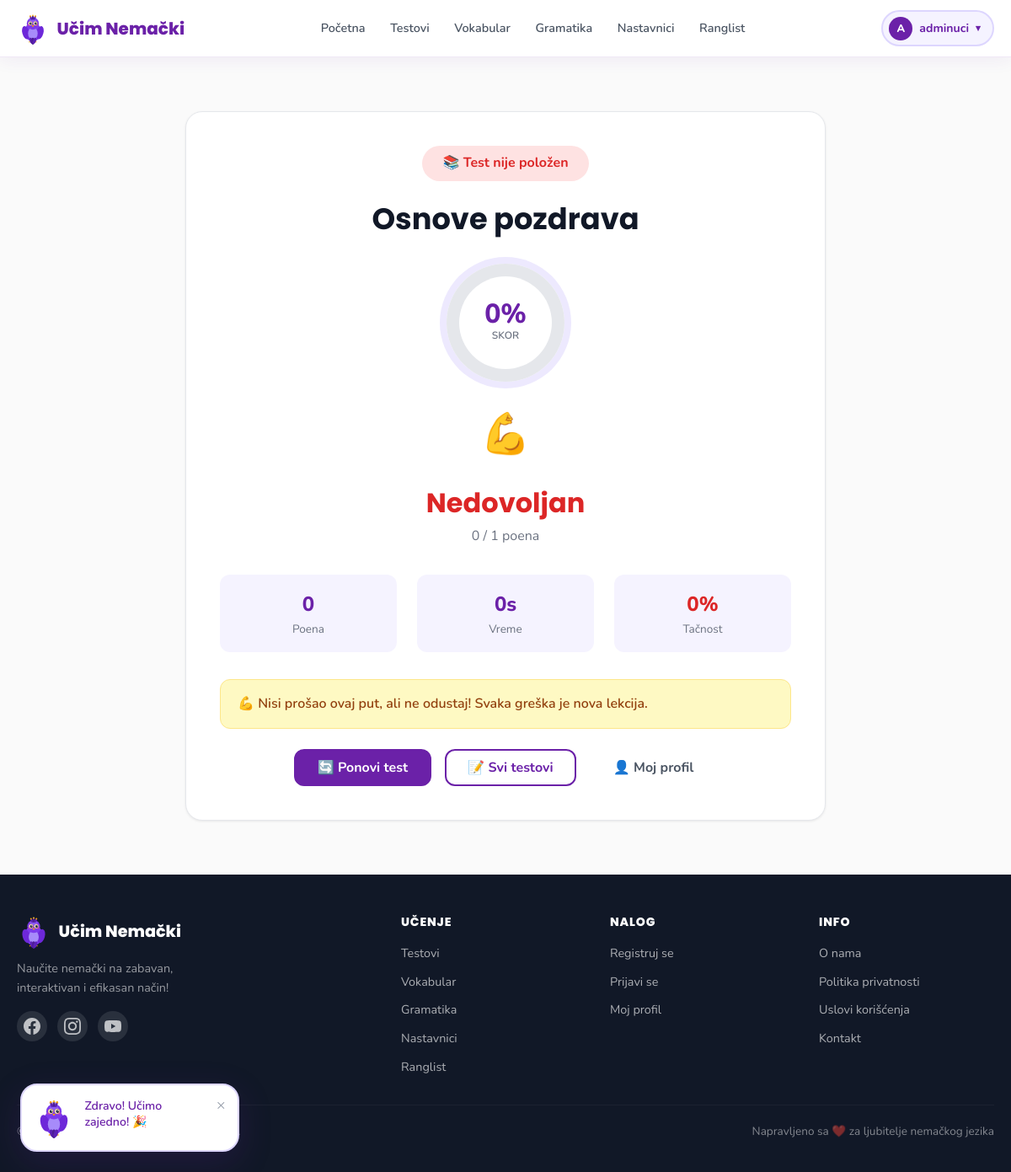
Screenshot of /pages/test-result.php?test_id=1 (signed in) with the database file from the repository.
### tables this page shows
CREATE TABLE IF NOT EXISTS users (
    id            INT UNSIGNED AUTO_INCREMENT PRIMARY KEY,
    username      VARCHAR(60)  NOT NULL UNIQUE,
    email         VARCHAR(120) NOT NULL UNIQUE,
    password_hash VARCHAR(255) NOT NULL DEFAULT '',
    role          ENUM('admin','user') NOT NULL DEFAULT 'user',
    google_id     VARCHAR(100) DEFAULT NULL,
    avatar_url    VARCHAR(500) DEFAULT NULL,
    streak        SMALLINT UNSIGNED NOT NULL DEFAULT 0,
    total_points  INT UNSIGNED NOT NULL DEFAULT 0,
    last_login    DATETIME     DEFAULT NULL,
    created_at    DATETIME     NOT NULL DEFAULT CURRENT_TIMESTAMP
);

CREATE TABLE IF NOT EXISTS tests (
    id            SMALLINT UNSIGNED AUTO_INCREMENT PRIMARY KEY,
    subcategory_id SMALLINT UNSIGNED NOT NULL,
    title         VARCHAR(200) NOT NULL,
    description   TEXT         DEFAULT NULL,
    difficulty    ENUM('beginner','intermediate','advanced') NOT NULL DEFAULT 'beginner',
    time_limit    SMALLINT UNSIGNED NOT NULL DEFAULT 300 COMMENT 'seconds',
    passing_score TINYINT UNSIGNED NOT NULL DEFAULT 60  COMMENT 'percentage',
    created_at    DATETIME NOT NULL DEFAULT CURRENT_TIMESTAMP,
    FOREIGN KEY (subcategory_id) REFERENCES subcategories(id) ON DELETE CASCADE
);

### includes/functions.php (called while the page is built, shortened)
<?php
function sanitize(string $input): string {
    return htmlspecialchars(trim($input), ENT_QUOTES | ENT_SUBSTITUTE, 'UTF-8');
}
function isLoggedIn(): bool {
    return !empty($_SESSION['user_id']);
}
function getCurrentUser(): ?array {
    $db   = getDB();
    $id   = (int)$_SESSION['user_id'];
    $stmt = $db->prepare('SELECT id, username, email, role, avatar_url, streak, total_points FROM users WHERE id = ?');
    $stmt->bind_param('i', $id);
    $stmt->execute();
    $row = $stmt->get_result()->fetch_assoc();
    return $row ?: null;
}
function formatTime(int $seconds): string {
    if ($seconds < 60) return $seconds . 's';
    $m = (int)floor($seconds / 60);
    $s = $seconds % 60;
    return $s > 0 ? "{$m}m {$s}s" : "{$m}m";
}
function getGrade(int $pct): array {
    return match (true) {
        $pct >= 95 => ['label' => 'Odličan',   'color' => '#16A34A', 'emoji' => '🏆'],
        $pct >= 80 => ['label' => 'Vrlo dobar', 'color' => '#2563EB', 'emoji' => '⭐'],
        $pct >= 65 => ['label' => 'Dobar',      'color' => '#CA8A04', 'emoji' => '👍'],
        $pct >= 50 => ['label' => 'Dovoljan',   'color' => '#EA580C', 'emoji' => '📚'],
        default    => ['label' => 'Nedovoljan', 'color' => '#DC2626', 'emoji' => '💪'],
    };
}

### pages/test-result.php (the view, shortened to what this page needs)
<?php
require_once __DIR__ . '/../includes/functions.php';
$testId   = isset($_GET['test_id'])  ? (int)$_GET['test_id']  : 0;
$score    = isset($_GET['score'])    ? (int)$_GET['score']     : 0;
$maxScore = isset($_GET['max'])      ? max(1, (int)$_GET['max']) : 1;
$timeSpent= isset($_GET['time'])     ? (int)$_GET['time']      : 0;
$timeout  = !empty($_GET['timeout']);
$db   = getDB();
$test = null;
if ($testId) {
    $stmt = $db->prepare('SELECT t.*, s.name AS sub_name, c.name AS cat_name FROM tests t JOIN subcategories s ON t.subcategory_id=s.id JOIN categories c ON s.category_id=c.id WHERE t.id=?');
    $stmt->bind_param('i', $testId);
    $stmt->execute();
    $test = $stmt->get_result()->fetch_assoc();
}
$pct   = $maxScore > 0 ? min(100, (int)round($score / $maxScore * 100)) : 0;
$grade = getGrade($pct);
$passed= $test ? $pct >= (int)$test['passing_score'] : $pct >= 60;
require_once __DIR__ . '/../includes/header.php';
?>
<section class="section">
    <div class="container-sm">
        <div class="card animate-zoom-in" style="overflow:visible">
            <div class="card-body text-center" style="padding:2.5rem">
                <div class="mb-3">
                    <?php if ($timeout): ?>
                    <span class="badge badge-intermediate" style="font-size:1rem;padding:.5rem 1.5rem">⏰ Vreme je isteklo!</span>
                    <?php elseif ($passed): ?>
                    <span class="badge badge-beginner" style="font-size:1rem;padding:.5rem 1.5rem">🎉 Test položen!</span>
                    <?php else: ?>
                    <span class="badge badge-advanced" style="font-size:1rem;padding:.5rem 1.5rem">📚 Test nije položen</span>
                    <?php endif; ?>
                </div>
                <?php if ($test): ?>
                <h2 style="margin-bottom:2rem"><?= sanitize($test['title']) ?></h2>
                <?php endif; ?>
                <div class="score-circle reveal" style="--pct:<?= $pct ?>">
                    <div class="score-inner">
                        <div class="score-num"><?= $pct ?>%</div>
                        <div class="score-label">SKOR</div>
                    </div>
                </div>
                <div style="font-size:3rem;margin:1.5rem 0"><?= $grade['emoji'] ?></div>
                <h3 style="color:<?= $grade['color'] ?>;font-size:2rem;margin-bottom:.5rem"><?= $grade['label'] ?></h3>
                <p class="text-muted" style="font-size:1rem"><?= $score ?> / <?= $maxScore ?> poena</p>
                <div class="grid grid-3 mt-4 mb-4" style="text-align:center">
                    <div style="background:var(--purple-50);border-radius:12px;padding:1rem">
                        <div style="font-size:1.5rem;font-weight:800;color:var(--purple-800)"><?= $score ?></div>
                        <div class="text-muted" style="font-size:.85rem">Poena</div>
                    </div>
                    <div style="background:var(--purple-50);border-radius:12px;padding:1rem">
                        <div style="font-size:1.5rem;font-weight:800;color:var(--purple-800)"><?= formatTime($timeSpent) ?></div>
                        <div class="text-muted" style="font-size:.85rem">Vreme</div>
                    </div>
                    <div style="background:var(--purple-50);border-radius:12px;padding:1rem">
                        <div style="font-size:1.5rem;font-weight:800;color:<?= $grade['color'] ?>"><?= $pct ?>%</div>
                        <div class="text-muted" style="font-size:.85rem">Tačnost</div>
                    </div>
                </div>
                <div class="alert <?= $passed ? 'alert-success' : 'alert-warning' ?>" style="text-align:left;margin-bottom:1.5rem">
                    <?php
                    if ($pct >= 95) echo '🏆 Savršen rezultat! Fenomenalno! Pravi si majstor nemačkog!';
                    elseif ($pct >= 80) echo '⭐ Odličan rezultat! Bravo, nastavi ovim tempom!';
                    elseif ($pct >= 65) echo '👍 Dobar rezultat! Još malo vežbe i biće savršeno!';
                    elseif ($pct >= 50) echo '📚 Prošao si! Ponovi gradivo i probaj ponovo za još bolji rezultat.';
                    else echo '💪 Nisi prošao ovaj put, ali ne odustaj! Svaka greška je nova lekcija.';
                    ?>
                </div>
                <div class="d-flex gap-2" style="justify-content:center;flex-wrap:wrap">
                    <?php if ($testId): ?>
                    <a href="<?= SITE_URL ?>/pages/test-take.php?id=<?= $testId ?>" class="btn btn-primary">🔄 Ponovi test</a>
                    <?php endif; ?>
                    <a href="<?= SITE_URL ?>/pages/tests.php" class="btn btn-outline">📝 Svi testovi</a>
                    <?php if (isLoggedIn()): ?>
                    <a href="<?= SITE_URL ?>/pages/profile.php" class="btn btn-ghost">👤 Moj profil</a>
                    <?php endif; ?>
                </div>
            </div>
        </div>
    </div>
</section>
<?php require_once __DIR__ . '/../includes/footer.php'; ?>

### includes/header.php (shortened to what this page needs)
<?php
require_once __DIR__ . '/functions.php';
$currentUser  = getCurrentUser();
$isLoggedIn   = isLoggedIn();
$currentPage  = basename($_SERVER['PHP_SELF'] ?? '');
function navActive(string $page): string {
    global $currentPage;
    return $currentPage === $page ? 'active' : '';
}
$siteRoot = SITE_URL;
?>
<!DOCTYPE html>
<html lang="sr">
<head>
    <link rel="stylesheet" href="<?= $siteRoot ?>/assets/css/main.css">
    <link rel="stylesheet" href="<?= $siteRoot ?>/assets/css/animations.css">
</head>
<body class="<?= isset($bodyClass) ? sanitize($bodyClass) : '' ?>">
<nav class="navbar" id="navbar" role="navigation" aria-label="Glavna navigacija">
    <div class="nav-container">
        <a href="<?= $siteRoot ?>/index.php" class="nav-logo" aria-label="Početna stranica">
            <span class="nav-logo-icon" aria-hidden="true">
                <img src="<?= $siteRoot ?>/assets/images/parrot.svg" alt="" width="38" height="38" class="parrot-logo">
            </span>
            <span class="nav-logo-text">Učim Nemački</span>
        </a>
        <ul class="nav-links" role="list">
            <li><a href="<?= $siteRoot ?>/index.php" class="nav-link <?= navActive('index.php') ?>">Početna</a></li>
            <li><a href="<?= $siteRoot ?>/pages/tests.php" class="nav-link <?= navActive('tests.php') ?>">Testovi</a></li>
            <li><a href="<?= $siteRoot ?>/pages/vocabulary.php" class="nav-link <?= navActive('vocabulary.php') ?>">Vokabular</a></li>
            <li><a href="<?= $siteRoot ?>/pages/grammar.php" class="nav-link <?= navActive('grammar.php') ?>">Gramatika</a></li>
            <li><a href="<?= $siteRoot ?>/pages/teachers.php" class="nav-link <?= navActive('teachers.php') ?>">Nastavnici</a></li>
            <li><a href="<?= $siteRoot ?>/pages/leaderboard.php" class="nav-link <?= navActive('leaderboard.php') ?>">Ranglist</a></li>
        </ul>
        <div class="nav-auth">
            <?php if ($isLoggedIn && $currentUser): ?>
                <div class="user-dropdown" id="userDropdown">
                    <button class="user-avatar-btn" id="userAvatarBtn" aria-haspopup="true" aria-expanded="false">
                        <?php if (!empty($currentUser['avatar_url'])): ?>
                            <img src="<?= sanitize($currentUser['avatar_url']) ?>" alt="Avatar" class="user-avatar-img">
                        <?php else: ?>
                            <span class="user-avatar-placeholder"><?= strtoupper(substr($currentUser['username'], 0, 1)) ?></span>
                        <?php endif; ?>
                        <span class="username-display"><?= sanitize($currentUser['username']) ?></span>
                        <span class="dropdown-arrow">▾</span>
                    </button>
                </div>
            <?php else: ?>
                <a href="<?= $siteRoot ?>/pages/login.php" class="btn btn-outline btn-sm">Prijavi se</a>
                <a href="<?= $siteRoot ?>/pages/register.php" class="btn btn-primary btn-sm">Registruj se</a>
            <?php endif; ?>
        </div>
    </div>
</nav>
<div class="parrot-bubble" id="parrotBubble" aria-live="polite" role="status">
    <div class="parrot-bubble-inner">
        <div class="parrot-mascot-small" aria-hidden="true">
            <img src="<?= $siteRoot ?>/assets/images/parrot.svg" alt="Papagaj maskota" width="48" height="48">
        </div>
        <div class="parrot-message" id="parrotMessage">Zdravo! Učimo zajedno! 🎉</div>
        <button class="parrot-close" id="parrotClose" aria-label="Zatvori poruku papagaja">×</button>
    </div>
</div>
<main id="main-content">

### assets/css/animations.css (style rules this page uses)
.animate-slide-up { animation: slideUp .5s ease both; }
.animate-zoom-in { animation: zoomIn .4s cubic-bezier(.34,1.56,.64,1) both; }
.parrot-logo { animation: float 4s ease-in-out infinite; }
.score-circle.reveal { animation: scoreReveal .7s cubic-bezier(.34,1.56,.64,1) both; }

### rows the page displays
users: username "A", username "adminuci"
tests: title "Osnove pozdrava"

### other values shown
$pct "0"
$grade['emoji'] "💪"
$grade['label'] "Nedovoljan"
$score "0"
$maxScore "1"
formatTime($timeSpent) "0s"
